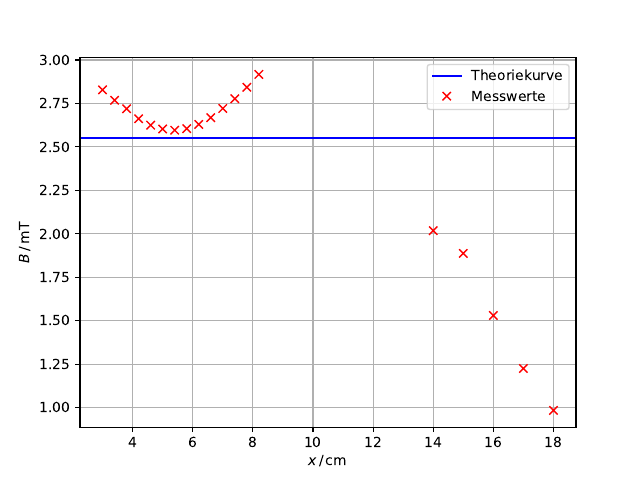

Generate this figure with Python:
import matplotlib.pyplot as plt
import numpy as np

e, f = np.genfromtxt('helm3.txt', unpack=True)

n = 100
my = 4 * np.pi * 10**(-7)
I = 3
R = (125/2) * 10**(-3)
D = 11e-2

B = n * (my * I * R**2)/(R**2 + (D/2)**2)**(3/2) * 10**3

plt.axhline(y=B, color='blue', linestyle='-', label='Theoriekurve')
print(B)

plt.plot(e, f, 'rx', label='Messwerte')
plt.xlabel(r'$x \,/\, \mathrm{cm}$')
plt.ylabel(r'$B \,/\, \mathrm{mT}$')

plt.grid()
plt.legend()
# plt.show()
# plt.savefig('helm3.pdf')
